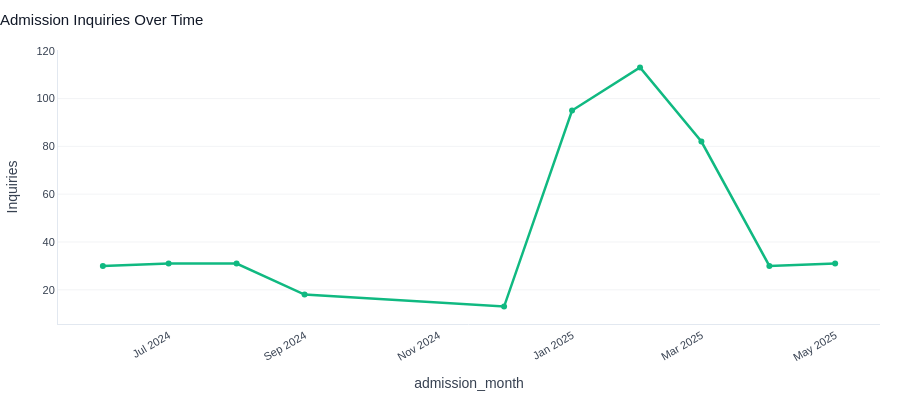

Notebook cell for this chart:
### Markdown cell above
## 📋 5. Admission Insights

### Code cell
adm_trend = (admissions.groupby('admission_month').size()
             .reset_index(name='Inquiries').sort_values('admission_month'))
fig = px.line(adm_trend, x='admission_month', y='Inquiries',
              color_discrete_sequence=[PALETTE['secondary']], markers=True)
fig.update_traces(line_width=2.5, marker_size=6)
clean_layout(fig, 'Admission Inquiries Over Time')
fig.update_xaxes(tickangle=-30)
fig.show()

### Figure 1 — Plotly figure (JSON) as saved in the notebook; plotly's stock layout.template omitted (floating-point values rounded to 4 significant figures)
{"data": [{"hovertemplate": "admission_month=%{x}<br>Inquiries=%{y}<extra></extra>", "legendgroup": "", "line": {"color": "#10B981", "dash": "solid", "width": 2.5}, "marker": {"size": 6, "symbol": "circle"}, "mode": "lines+markers", "name": "", "orientation": "v", "showlegend": false, "type": "scatter", "x": ["2024-06", "2024-07", "2024-08", "2024-09", "2024-12", "2025-01", "2025-02", "2025-03", "2025-04", "2025-05"], "xaxis": "x", "y": [30, 31, 31, 18, 13, 95, 113, 82, 30, 31], "yaxis": "y"}], "layout": {"font": {"color": "#374151", "family": "Arial", "size": 12}, "height": 400, "legend": {"bgcolor": "rgba(0,0,0,0)", "font": {"size": 11}, "orientation": "h", "tracegroupgap": 0, "x": 1, "xanchor": "right", "y": 1.02, "yanchor": "bottom"}, "margin": {"b": 20, "l": 20, "r": 20, "t": 50}, "paper_bgcolor": "white", "plot_bgcolor": "white", "title": {"font": {"color": "#111827", "size": 15}, "text": "Admission Inquiries Over Time", "x": 0}, "xaxis": {"anchor": "y", "domain": [0, 1], "linecolor": "#E2E8F0", "showgrid": false, "tickangle": -30, "tickfont": {"size": 11}, "title": {"text": "admission_month"}}, "yaxis": {"anchor": "x", "domain": [0, 1], "gridcolor": "#F3F4F6", "linecolor": "#E2E8F0", "tickfont": {"size": 11}, "title": {"text": "Inquiries"}}}}
